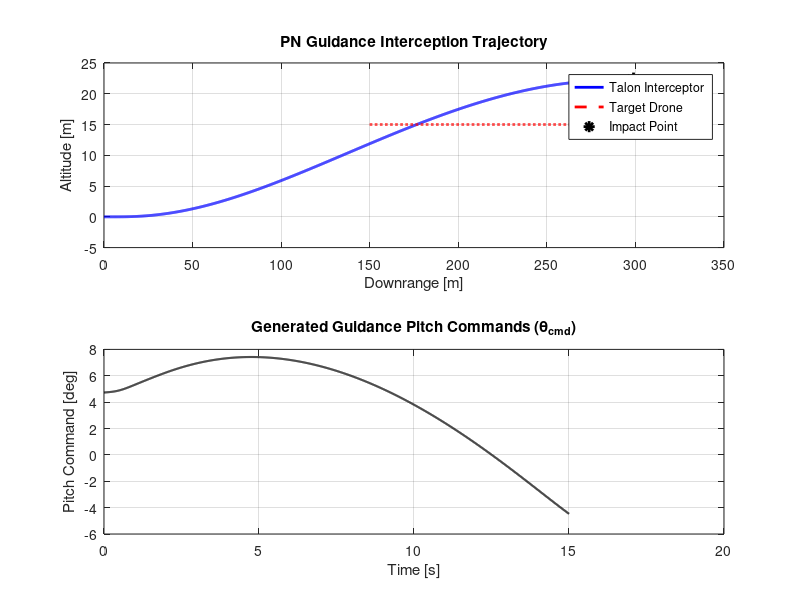

The MATLAB source for this figure:
% PN_GUIDANCE_LQI_SIM - Accurate Kinetic Interception via Proportional Navigation
clear; clc; close all;

%% 1. Target & Interceptor Initial Conditions
% Interceptor (Talon) initial state
r_I = [0; 0];       % Initial position [X_I, Z_I] (m)
V_I = 20;           % Nominal Speed (m/s)

% Target (Enemy Drone) initial state (flying at 15 m altitude)
r_T = [150; -15];   % Initial position [X_T, Z_T] (m) (Z is negative UP)
V_T = 12;           % Target Speed (m/s)
gamma_T = 0;        % Target heading angle (rad)

%% 2. Guidance & Control Parameters
N = 4.0;            % Proportional Navigation Constant (3 <= N <= 5)
dt = 0.01;          % Time step
tspan_max = 0:dt:15; % Max Simulation time horizon

% Load LQI State-Space Model from AVL
A = [ -0.0740,   0.1576,  -0.7015,  -1.0000;
      -0.3198,  -2.0821,  19.6443,   0.0000;
       0.0597,  -1.2549,  -1.6222,   0.0000;
       0.0000,   0.0000,   1.0000,   0.0000 ];
B = [0.0; -2.12; -14.85; 0.0];
C = [0, 0, 0, 1];

A_aug = [A, zeros(4,1); -C, 0];
B_aug = [B; 0];
Q_aug = diag([0.01, 0.01, 1.0, 150, 100]);
R = 80;

K_aug = lqr(A_aug, B_aug, Q_aug, R);
K_x = K_aug(1:4); 
Ki  = -K_aug(5);

%% 3. Simulation Loop with True Kinetic Integration & CPA Cutoff
x_aircraft = [0; 0; 0; 0]; % Aircraft states: [u; w; q; theta]
int_error = 0;
int_max = 15 * (pi/180);

pos_I_hist = [];
pos_T_hist = [];
theta_ref_hist = [];
t_hist = [];

R_rel_prev = inf;

for i = 1:length(tspan_max)
    t_curr = tspan_max(i);
    
    % Save Positions
    pos_I_hist = [pos_I_hist; r_I(1), -r_I(2)]; % Altitude (+Up)
    pos_T_hist = [pos_T_hist; r_T(1), -r_T(2)];
    t_hist     = [t_hist; t_curr];
    
    % 1. Relative Geometry Calculation
    rel_pos = r_T - r_I;
    R_rel = norm(rel_pos); % Relative distance
    
    % [شرط التوقف الدقيق]: إنهاء المحاكاة عند الوصول لأقرب مسافة اقتراب CPA
    if i > 10 && R_rel > R_rel_prev
        fprintf('====================================================\n');
        fprintf('   SUCCESS: TARGET INTERCEPTED AT t = %.2f seconds!\n', t_curr);
        fprintf('   Interception Position: X = %.2f m, Altitude = %.2f m\n', r_I(1), -r_I(2));
        fprintf('   Miss Distance (CPA): %.2f m\n', R_rel_prev);
        fprintf('====================================================\n');
        break;
    end
    R_rel_prev = R_rel;
    
    % Line of Sight (LOS) Angle lambda
    lambda = atan2(-rel_pos(2), rel_pos(1)); 
    
    % True Flight Path Angle gamma = theta - alpha (where alpha approx w/V_I)
    alpha_deg = atan2(x_aircraft(2), V_I + x_aircraft(1));
    gamma_I   = x_aircraft(4) - alpha_deg;
    
    % Relative Velocities & Closing Speed
    v_I_vec = [V_I * cos(gamma_I); -V_I * sin(gamma_I)];
    v_T_vec = [V_T * cos(gamma_T); -V_T * sin(gamma_T)];
    v_rel   = v_T_vec - v_I_vec;
    
    % LOS Rate (d_lambda / dt)
    lambda_dot = (rel_pos(1)*v_rel(2) - rel_pos(2)*v_rel(1)) / (R_rel^2);
    
    % Closing Velocity Vc
    Vc = - (rel_pos' * v_rel) / R_rel;
    
    % 2. Proportional Navigation Law
    a_n = N * Vc * lambda_dot;
    theta_cmd = lambda + (a_n / 9.81); 
    theta_cmd = max(min(theta_cmd, 18*pi/180), -10*pi/180); % Pitch limits
    theta_ref_hist = [theta_ref_hist; theta_cmd];
    
    % 3. Inner-Loop LQI Control Action
    theta_error = theta_cmd - x_aircraft(4);
    int_error = max(min(int_error + theta_error * dt, int_max), -int_max);
    u_cmd = -K_x * x_aircraft + Ki * int_error;
    u_cmd = max(min(u_cmd, 25*pi/180), -25*pi/180);
    
    % 4. State Update
    dxdt = A * x_aircraft + B * u_cmd;
    x_aircraft = x_aircraft + dxdt * dt;
    
    % Kinematic Integration using True Flight Path Angle
    r_I(1) = r_I(1) + V_I * cos(gamma_I) * dt;
    r_I(2) = r_I(2) - V_I * sin(gamma_I) * dt; % Z down
    
    r_T(1) = r_T(1) + V_T * cos(gamma_T) * dt;
    r_T(2) = r_T(2) - V_T * sin(gamma_T) * dt;
end

% Balance history arrays for plotting
if length(theta_ref_hist) < length(t_hist)
    theta_ref_hist = [theta_ref_hist; theta_ref_hist(end)];
end

%% 4. Plotting Interception Trajectory
figure('Name', 'PN Guidance Interception Test');

subplot(2,1,1);
plot(pos_I_hist(:, 1), pos_I_hist(:, 2), 'b-', 'LineWidth', 2); hold on;
plot(pos_T_hist(:, 1), pos_T_hist(:, 2), 'r--', 'LineWidth', 2);
plot(pos_I_hist(end, 1), pos_I_hist(end, 2), 'k*', 'MarkerSize', 12, 'LineWidth', 2); % Impact point
grid on; xlabel('Downrange [m]'); ylabel('Altitude [m]');
title('PN Guidance Interception Trajectory');
legend('Talon Interceptor', 'Target Drone', 'Impact Point');

subplot(2,1,2);
plot(t_hist, theta_ref_hist*(180/pi), 'k', 'LineWidth', 1.5);
grid on; xlabel('Time [s]'); ylabel('Pitch Command [deg]');
title('Generated Guidance Pitch Commands (\theta_{cmd})');
